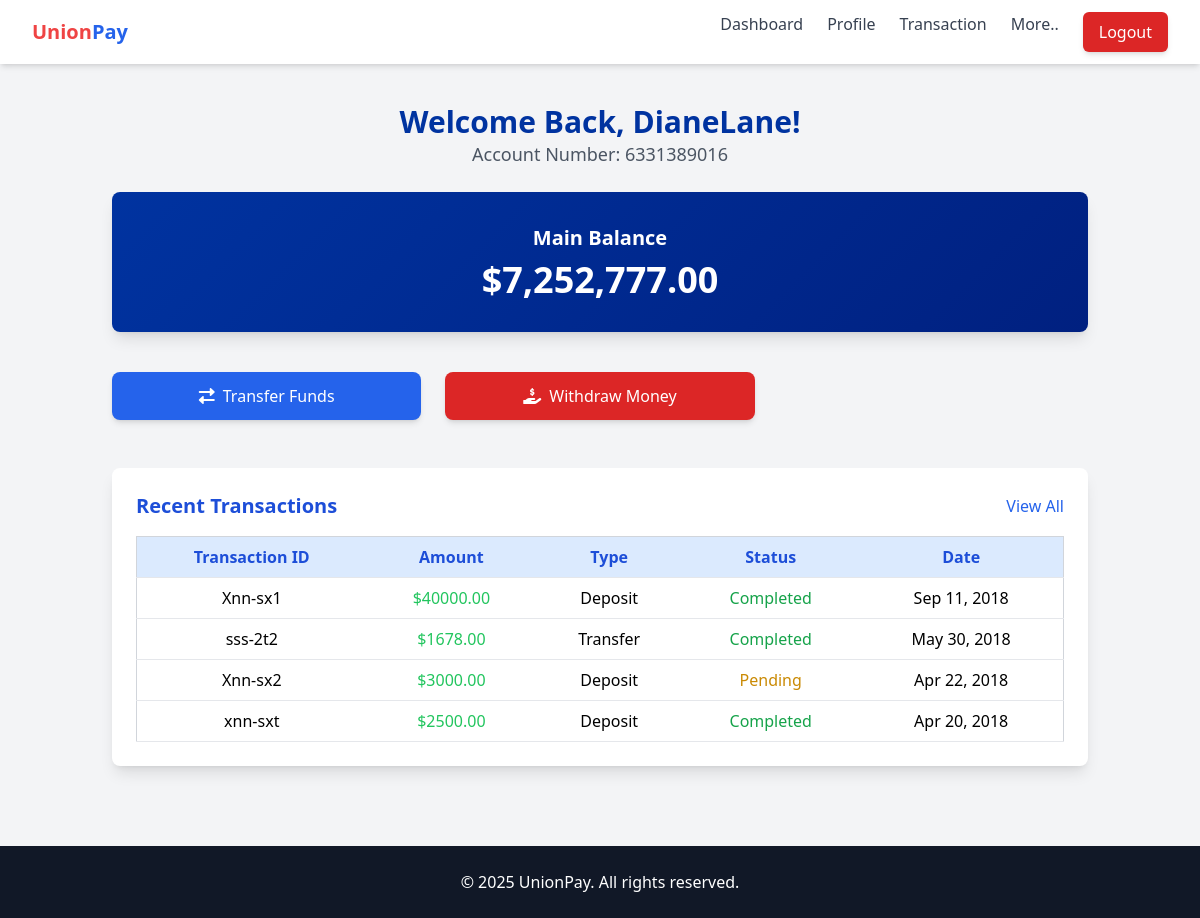
The page /dashboard/ (signed in) on the database as committed earlier.
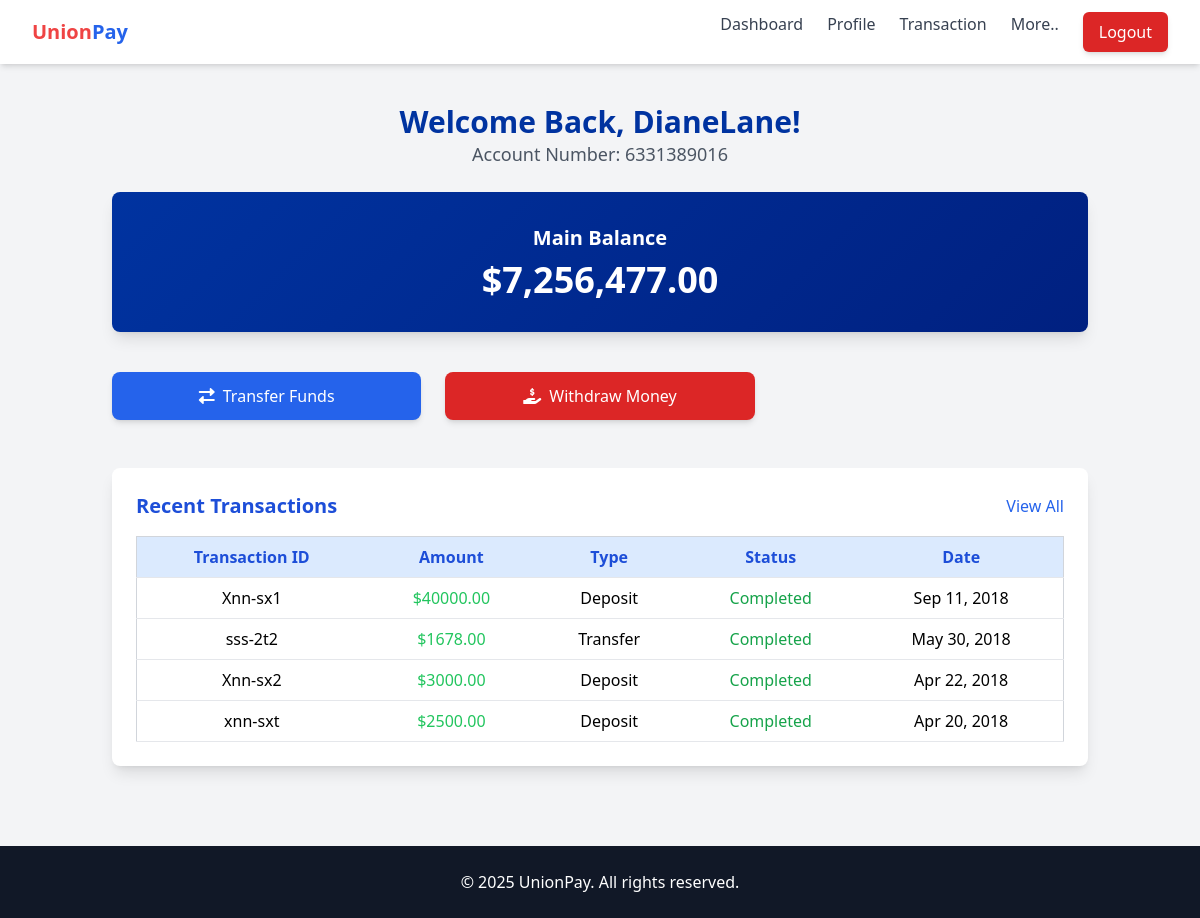
The same page on the database as committed later.
### bankPages/models.py (models this page shows, shortened)
class UserProfile(models.Model):
    user = models.OneToOneField(User, on_delete=models.CASCADE)
    balance = models.DecimalField(max_digits=12, decimal_places=2, default=0.00)
    account_number = models.CharField(max_length=10, unique=True, blank=True)

class Transaction(models.Model):
    sender_name = models.CharField(max_length=255)  # Superuser manually inputs this
    receiver = models.ForeignKey(User, on_delete=models.CASCADE, related_name="transactions_received")
    amount = models.DecimalField(max_digits=10, decimal_places=2)
    transaction_type = models.CharField(max_length=50, choices=[
        ('deposit', 'Deposit'),
        ('withdrawal', 'Withdrawal'),
        ('transfer', 'Transfer'),
    ])
    status = models.CharField(max_length=20, choices=[
        ('pending', 'Pending'),
        ('completed', 'Completed'),
        ('failed', 'Failed'),
    ], default='pending')
    session_id = models.CharField(max_length=7, unique=True, blank=True)
    transaction_id = models.CharField(max_length=7, unique=True, blank=True)
    timestamp = models.DateTimeField(default=timezone.now)

### bankPages/views.py (the view)
# urls.py: path('dashboard/', views.dashboard, name='dashboard'),
@login_required
def dashboard(request):
    user_profile, created = UserProfile.objects.get_or_create(user=request.user)
    recent_transactions = Transaction.objects.filter(receiver=request.user).order_by('-timestamp')[:4]
    context = {
        'balance': user_profile.balance,
        'account_number': user_profile.account_number,  # Add account number here
        'recent_transactions': recent_transactions
    }
    return render(request, 'bankPages/dashboard.html', context)

### bankPages/templates/bankPages/dashboard.html (shortened to what this page needs)
{% extends "bankPages/sbase.html" %}
{% load humanize %}
{% block content %}
    <section class="container mx-auto px-6 py-10">
        <h2 class="text-3xl font-bold secondary-color text-center">Welcome Back, {{ user.username }}!</h2>
        <h3 class="text-lg text-gray-600 text-center mb-6">Account Number: {{ account_number }}</h3>
        <div class="highlight-card p-8 rounded-lg shadow-lg text-center mb-8">
            <h3 class="text-xl font-semibold">Main Balance</h3>
            <p class="text-4xl font-bold mt-2">${{ balance|intcomma }}</p>
        </div>
        <div class="mt-10 grid md:grid-cols-3 gap-6">
            <button class="w-full bg-blue-600 text-white py-3 rounded-lg shadow-md hover:bg-blue-700 flex items-center justify-center gap-2">
                <i class="fas fa-exchange-alt"></i> Transfer Funds
            </button>
            <a href="{% url 'withdrawal_request' %}">
                <button class="w-full bg-red-600 text-white py-3 rounded-lg shadow-md hover:bg-red-700 flex items-center justify-center gap-2">
                    <i class="fas fa-hand-holding-usd"></i> Withdraw Money
                </button>
            </a>
        </div>
        <div class="mt-12 bg-white p-6 shadow-lg rounded-lg">
            <div class="flex justify-between items-center mb-4">
                <h3 class="text-xl font-semibold text-blue-700">Recent Transactions</h3>
                <div class="space-x-4">
                    <a href="{% url 'transactions' %}" class="text-blue-600 hover:underline">View All</a>
                </div>
            </div>
            {% if recent_transactions %}
                <div class="overflow-x-auto">
                    <table class="min-w-full bg-white border border-gray-300 rounded-lg">
                        <thead>
                            <tr class="bg-blue-100 text-blue-700">
                                <th class="py-2 px-4 border-b">Transaction ID</th>
                                <th class="py-2 px-4 border-b">Amount</th>
                                <th class="py-2 px-4 border-b">Type</th>
                                <th class="py-2 px-4 border-b">Status</th>
                                <th class="py-2 px-4 border-b">Date</th>
                            </tr>
                        </thead>
                        <tbody>
                            {% for transaction in recent_transactions %}
                            <tr class="text-center border-b">
                                <td class="py-2 px-4">{{ transaction.transaction_id }}</td>
                                <td class="py-2 px-4 {% if transaction.transaction_type == 'withdrawal' %}text-red-500{% else %}text-green-500{% endif %}">
                                    ${{ transaction.amount|floatformat:2 }}
                                </td>
                                <td class="py-2 px-4 capitalize">{{ transaction.transaction_type }}</td>
                                <td class="py-2 px-4 {% if transaction.status == 'completed' %}text-green-600{% elif transaction.status == 'failed' %}text-red-600{% else %}text-yellow-600{% endif %}">
                                    {{ transaction.status|title }}
                                </td>
                                <td class="py-2 px-4">{{ transaction.timestamp|date:"M d, Y" }}</td>
                            </tr>
                            {% endfor %}
                        </tbody>
                    </table>
                </div>
            {% else %}
                <p class="text-gray-500 text-center mt-4">No recent transactions available.</p>
            {% endif %}
        </div>
    </section>
    {% endblock %}

Rows that differ between the two databases and show on the page:
changed UserProfile: balance "7,252,777.00" → "7,256,477.00"
changed Transaction "Xnn-sx2": status "Pending" → "Completed"
